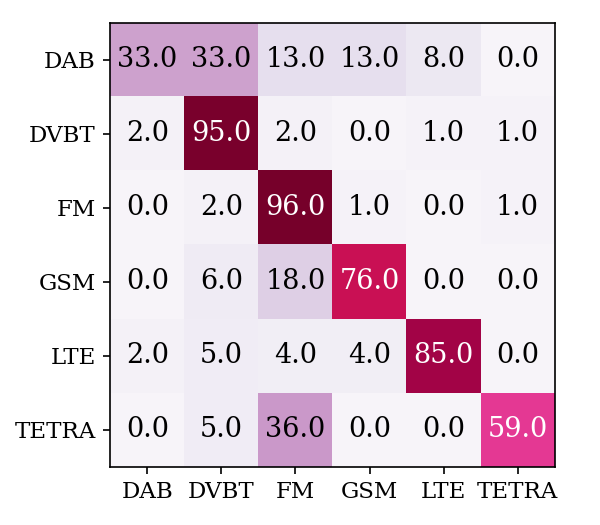

Here is the Python script that generated this plot:
import numpy as np
import matplotlib.pyplot as plt
import matplotlib
matplotlib.use('Agg')
matplotlib.rcParams['font.family'] = 'serif'

labels = ['DAB', 'DVBT', 'FM', 'GSM', 'LTE', 'TETRA']
cm = np.array([
    [0.33, 0.33, 0.13, 0.13, 0.08, 0.00],
    [0.02, 0.95, 0.02, 0.00, 0.01, 0.01],
    [0.00, 0.02, 0.96, 0.01, 0.00, 0.01],
    [0.00, 0.06, 0.18, 0.76, 0.00, 0.00],
    [0.02, 0.05, 0.04, 0.04, 0.85, 0.00],
    [0.00, 0.05, 0.36, 0.00, 0.00, 0.59],
])

cm_pct = cm * 100

fig, ax = plt.subplots(figsize=(4, 3.5))

im = ax.imshow(cm_pct, cmap='PuRd', vmin=0, vmax=100)

ax.set_xticks(range(len(labels)))
ax.set_yticks(range(len(labels)))
ax.set_xticklabels(labels, fontsize=11)
ax.set_yticklabels(labels, fontsize=11)
ax.set_xlabel('')
ax.set_ylabel('')

for i in range(len(labels)):
    for j in range(len(labels)):
        val = cm_pct[i, j]
        color = 'white' if val > 50 else 'black'
        ax.text(j, i, f'{val:.1f}', ha='center', va='center',
                fontsize=13, color=color, fontweight='normal')

plt.tight_layout()
plt.savefig('/home/jovyan/work/project/confusion_matrix_author.png', dpi=150, facecolor='white')
print('Saved: confusion_matrix_author.png')
